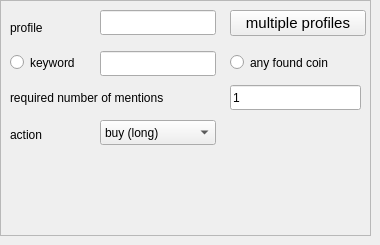
     <widget class="QWidget" name="tab_14">
      <attribute name="title">
       <string>Twitter</string>
      </attribute>
      <widget class="QFrame" name="frame_9">
       <property name="geometry">
        <rect>
         <x>0</x>
         <y>0</y>
         <width>371</width>
         <height>236</height>
        </rect>
       </property>
       <property name="styleSheet">
        <string notr="true">font: 11pt &quot;Ubuntu&quot;;</string>
       </property>
       <property name="frameShape">
        <enum>QFrame::StyledPanel</enum>
       </property>
       <property name="frameShadow">
        <enum>QFrame::Raised</enum>
       </property>
       <widget class="QLabel" name="label_16">
        <property name="geometry">
         <rect>
          <x>10</x>
          <y>15</y>
          <width>49</width>
          <height>25</height>
         </rect>
        </property>
        <property name="text">
         <string>profile</string>
        </property>
       </widget>
       <widget class="QLineEdit" name="lineEdit_19">
        <property name="geometry">
         <rect>
          <x>100</x>
          <y>10</y>
          <width>116</width>
          <height>25</height>
         </rect>
        </property>
       </widget>
       <widget class="QLabel" name="label_19">
        <property name="geometry">
         <rect>
          <x>10</x>
          <y>125</y>
          <width>72</width>
          <height>19</height>
         </rect>
        </property>
        <property name="text">
         <string>action</string>
        </property>
       </widget>
       <widget class="QRadioButton" name="radioButton">
        <property name="geometry">
         <rect>
          <x>10</x>
          <y>50</y>
          <width>86</width>
          <height>25</height>
         </rect>
        </property>
        <property name="text">
         <string>keyword</string>
        </property>
       </widget>
       <widget class="QRadioButton" name="radioButton_2">
        <property name="geometry">
         <rect>
          <x>230</x>
          <y>50</y>
          <width>126</width>
          <height>25</height>
         </rect>
        </property>
        <property name="toolTip">
         <string>&lt;html&gt;&lt;head/&gt;&lt;body&gt;&lt;p&gt;Will trade any token if its name or symbol will be mentioned on chosen Twitter profile (experimental mode, can lead to accidental trades and losses, use with caution).&lt;/p&gt;&lt;/body&gt;&lt;/html&gt;</string>
        </property>
        <property name="text">
         <string>any found coin</string>
        </property>
       </widget>
       <widget class="QLineEdit" name="lineEdit_20">
        <property name="geometry">
         <rect>
          <x>100</x>
          <y>51</y>
          <width>116</width>
          <height>25</height>
         </rect>
        </property>
       </widget>
       <widget class="QPushButton" name="pushButton_56">
        <property name="geometry">
         <rect>
          <x>230</x>
          <y>10</y>
          <width>136</width>
          <height>26</height>
         </rect>
        </property>
        <property name="font">
         <font>
          <family>Ubuntu</family>
          <pointsize>11</pointsize>
          <weight>50</weight>
          <italic>false</italic>
          <bold>false</bold>
         </font>
        </property>
        <property name="styleSheet">
         <string notr="true"/>
        </property>
        <property name="text">
         <string>multiple profiles</string>
        </property>
       </widget>
       <widget class="QLabel" name="label_17">
        <property name="geometry">
         <rect>
          <x>10</x>
          <y>85</y>
          <width>221</width>
          <height>25</height>
         </rect>
        </property>
        <property name="text">
         <string>required number of mentions</string>
        </property>
       </widget>
       <widget class="QLineEdit" name="lineEdit_21">
        <property name="geometry">
         <rect>
          <x>230</x>
          <y>85</y>
          <width>131</width>
          <height>25</height>
         </rect>
        </property>
        <property name="text">
         <string>1</string>
        </property>
       </widget>
       <widget class="QComboBox" name="comboBox_20">
        <property name="geometry">
         <rect>
          <x>100</x>
          <y>120</y>
          <width>116</width>
          <height>25</height>
         </rect>
        </property>
        <item>
         <property name="text">
          <string>buy (long)</string>
         </property>
        </item>
        <item>
         <property name="text">
          <string>sell (short)</string>
         </property>
        </item>
       </widget>
      </widget>
     </widget>
